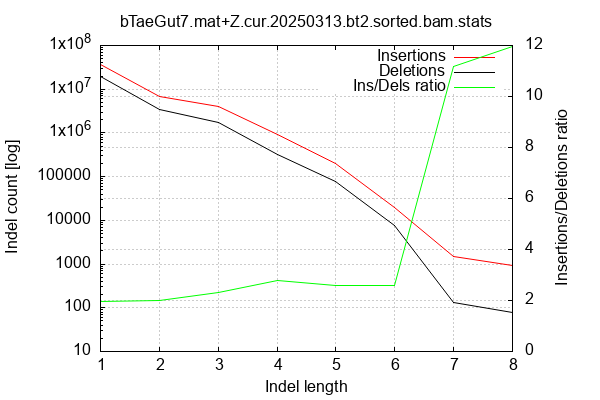

Here is the gnuplot script that generated this plot:

        set terminal png size 600,400 truecolor
        set output "mat+Z_bt2/mat+Z_bt2-indel-dist.png"
        set grid xtics ytics y2tics back lc rgb "#cccccc"
        set style line 1 linetype 1  linecolor rgb "red"
        set style line 2 linetype 2  linecolor rgb "black"
        set style line 3 linetype 3  linecolor rgb "green"
        set style increment user
        set ylabel "Indel count [log]"
        set xlabel "Indel length"
        set y2label "Insertions/Deletions ratio"
        set log y
        set y2tics nomirror
        set ytics nomirror
        set title "bTaeGut7.mat+Z.cur.20250313.bt2.sorted.bam.stats" noenhanced
        plot '-' w l ti 'Insertions', '-' w l ti 'Deletions', '-' axes x1y2 w l ti "Ins/Dels ratio"
    1	37723915
2	6815314
3	4049505
4	898391
5	202232
6	19713
7	1509
8	920
end
1	19409681
2	3399517
3	1760570
4	320893
5	78709
6	7569
7	135
8	77
end
1	1.943562
2	2.004789
3	2.300110
4	2.799659
5	2.569363
6	2.604439
7	11.177778
8	11.948052
end
